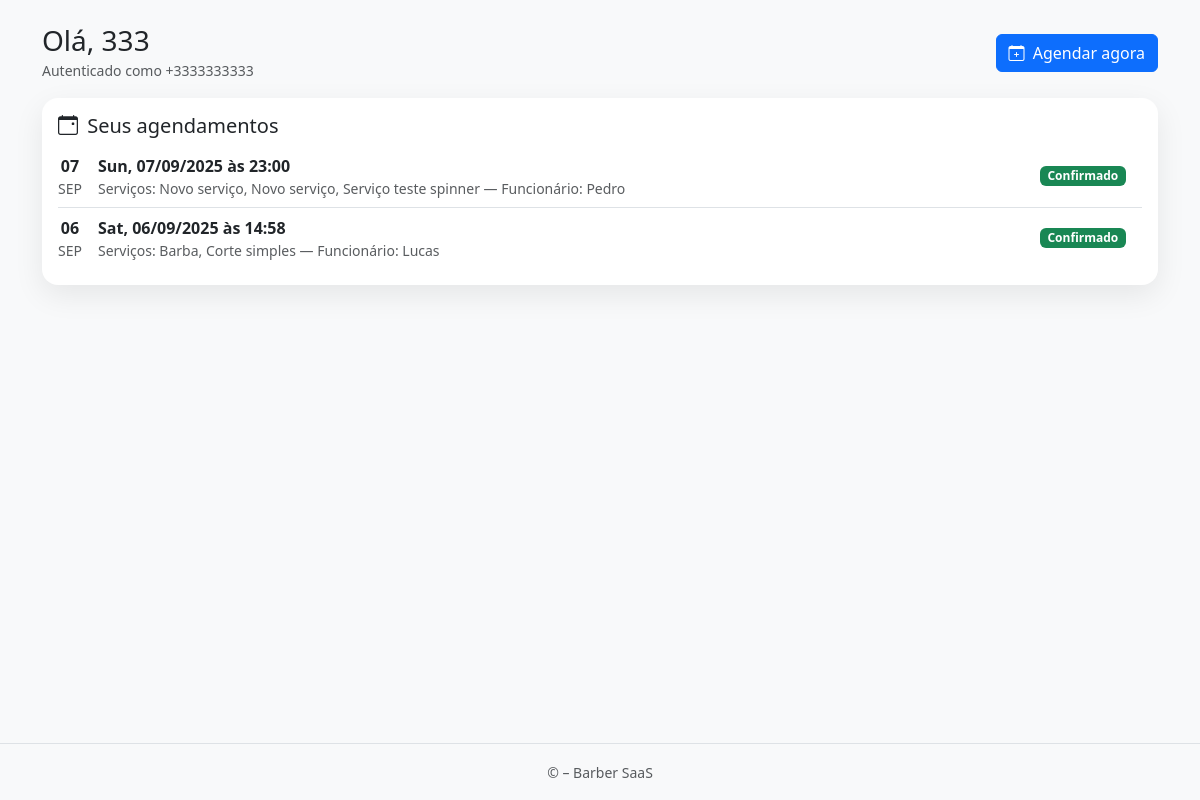
Page /client/dashboard/ (signed in) on the committed database.
### apps/accounts/models.py (models this page shows, shortened)
class User(AbstractUser):
    nome = models.CharField(max_length=120, blank=True, null=True)
    sobrenome = models.CharField(max_length=120, blank=True, null=True)
    grupo = models.SlugField(max_length=150, blank=True)  # << slug único para subdomínio
    email = models.EmailField(unique=True)
    is_owner = models.BooleanField(default=False)
    is_client = models.BooleanField(default=False)
    phone_regex = RegexValidator(r"^\+?\d{10,15}$", "Informe telefone no formato internacional, ex.: +5585...")
    phone = models.CharField(max_length=17, blank=True, null=True, validators=[phone_regex])
    full_name = models.CharField(max_length=120, blank=True, null=True)
    USERNAME_FIELD = "email"
    REQUIRED_FIELDS = []
    objects = UserManager()

### apps/appointments/models.py (models this page shows, shortened)
class Agendamento(models.Model):
    cliente = models.ForeignKey(
        settings.AUTH_USER_MODEL,
        on_delete=models.CASCADE,
        related_name="agendamentos"
    )
    loja = models.ForeignKey("cadastro.Loja", on_delete=models.CASCADE, related_name="agendamentos")
    funcionario = models.ForeignKey("cadastro.Funcionario", on_delete=models.CASCADE, related_name="agendamentos")
    servicos = models.ManyToManyField("cadastro.Servico", related_name="agendamentos")
    duracao_total_minutos = models.PositiveIntegerField(default=0)
    data = models.DateField()
    hora = models.TimeField()
    criado_em = models.DateTimeField(auto_now_add=True)
    confirmado = models.BooleanField(default=False)
    no_show = models.BooleanField(default=False)
    class FormaPagamento(models.TextChoices):
        PIX = "pix", "PIX"
        DEBITO = "debito", "Débito"
        DINHEIRO = "dinheiro", "Dinheiro"
        CREDITO = "credito", "Cartão de Crédito"
    valor_final = models.DecimalField(
        max_digits=10, decimal_places=2, null=True, blank=True
    )
    teve_desconto = models.BooleanField(default=False)
    forma_pagamento = models.CharField(
        max_length=20, choices=FormaPagamento.choices, blank=True, null=True
    )
    observacao = models.TextField(blank=True)
    finalizado_em = models.DateTimeField(blank=True, null=True)

### apps/cadastro/models.py (models this page shows, shortened)
class Servico(models.Model):
    loja = models.ForeignKey(Loja, on_delete=models.CASCADE, related_name='servicos')
    nome = models.CharField(max_length=160)
    slug = models.SlugField(max_length=180, blank=True)
    descricao = models.TextField(blank=True)
    duracao_minutos = models.PositiveSmallIntegerField(validators=[MinValueValidator(1)], default=30)
    preco = models.DecimalField(max_digits=10, decimal_places=2, validators=[MinValueValidator(0)])
    profissionais = models.ManyToManyField('Funcionario', related_name='servicos', blank=True)
    ativo = models.BooleanField(default=True)
    criado_em = models.DateTimeField(auto_now_add=True)
    atualizado_em = models.DateTimeField(auto_now=True)
    class Meta:
        verbose_name = "Serviço"
        verbose_name_plural = "Serviços"
        ordering = ("nome",)
        unique_together = (("loja", "slug"),)

class Funcionario(models.Model):
    class Cargo(models.TextChoices):
        BARBEIRO = 'barbeiro', 'Barbeiro'
        CABELEIREIRO = 'cabeleireiro', 'Cabeleireiro(a)'
        MANICURE = 'manicure', 'Manicure/Pedicure'
        ESTETICISTA = 'esteticista', 'Esteticista'
        SOMBRANCELHA = 'sobrancelha', 'Designer de Sobrancelha'
        RECEPCAO = 'recepcao', 'Recepção'
        OUTRO = 'outro', 'Outro'
    phone_regex = RegexValidator(
        r'^\+?\d{10,15}$',
        'Informe telefone no formato internacional, ex.: +5585...'
    )
    loja = models.ForeignKey('Loja', on_delete=models.CASCADE, related_name='funcionarios')
    nome = models.CharField(max_length=120)
    cargo = models.CharField(max_length=20, choices=Cargo.choices, default=Cargo.BARBEIRO)
    email = models.EmailField(blank=True, null=True)
    telefone = models.CharField(max_length=17, blank=True, null=True, validators=[phone_regex])
    slug = models.SlugField(max_length=160, blank=True)
    ativo = models.BooleanField(default=True)
    criado_em = models.DateTimeField(auto_now_add=True)
    atualizado_em = models.DateTimeField(auto_now=True)
    class Meta:
        verbose_name = 'Funcionário'
        verbose_name_plural = 'Funcionários'
        unique_together = (('loja', 'slug'),)
        ordering = ('nome',)

### apps/accounts/views.py (the view)
# urls.py: path('client/dashboard/', views.client_dashboard, name='client_dashboard'),
@login_required
def client_dashboard(request):
    loja = None
    shop_slug = (
        request.session.get('shop_slug')
        or request.GET.get('shop')
        or get_shop_slug_from_host(request)
    )
    if shop_slug:
        from apps.cadastro.models import Loja
        loja = Loja.objects.filter(slug=shop_slug, ativa=True).first()
    agendamentos = Agendamento.objects.filter(cliente=request.user)
    if loja:
        agendamentos = agendamentos.filter(loja=loja)
    agendamentos = agendamentos.select_related("funcionario", "loja").prefetch_related("servicos").order_by("-data", "-hora")
    return render(
        request,
        "accounts/client_dashboard.html",
        {
            "loja": loja,
            "agendamentos": agendamentos,
        }
    )

### apps/accounts/utils.py (called while the page is built)
def get_shop_slug_from_host(request: HttpRequest) -> Optional[str]:
    host = request.get_host().split(':')[0]
    parts = host.split('.')
    print(host, parts)
    if len(parts) >= 3 and parts[1] == 'client':
        return parts[0]
    return None

### apps/accounts/templates/accounts/client_dashboard.html (shortened to what this page needs)
{% extends "accounts/base_client.html" %}
{% block extra_head %}
  <link href="https://cdn.jsdelivr.net/npm/bootstrap-icons@1.11.3/font/bootstrap-icons.min.css" rel="stylesheet">
{% endblock %}
{% block content %}
  <div class="d-flex align-items-center justify-content-between mb-3">
    <div>
      <h3 class="mb-0">Olá, {{ request.user.full_name|default:"Cliente" }}</h3>
      <small class="text-muted">Autenticado como {{ request.user.phone }}</small>
    </div>
    <a href="{% url 'appointments:agendamento_start' %}" class="btn btn-primary">
      <i class="bi bi-calendar-plus me-1"></i> Agendar agora
    </a>
  </div>
  <div id="client-dashboard-fragment">
    {% include "accounts/partials/client_dashboard.html" %}
  </div>
{% endblock %}

### apps/accounts/templates/accounts/partials/client_dashboard.html (shortened to what this page needs)
<div class="card card-elev mb-3">
  <div class="card-body">
    <div class="d-flex align-items-center justify-content-between mb-2">
      <h5 class="mb-0"><i class="bi bi-calendar-event me-1"></i> Seus agendamentos</h5>
    </div>
    {% if agendamentos %}
      <div class="list-group list-group-flush">
        {% for a in agendamentos %}
          <div class="list-group-item px-0">
            <div class="d-flex flex-wrap align-items-center gap-3">
              <div class="d-flex align-items-center me-auto">
                <div class="me-3 text-center">
                  <div class="fw-bold">{{ a.data|date:"d" }}</div>
                  <div class="text-muted small text-uppercase">{{ a.data|date:"b" }}</div>
                </div>
                <div>
                  <div class="fw-semibold">
                    {{ a.data|date:"D" }}, {{ a.data|date:"d/m/Y" }} às {{ a.hora|time:"H:i" }}
                  </div>
                  <div class="text-muted small">
                    Serviços:
                    {% if a.servicos.all %}
                      {% for s in a.servicos.all %}
                        {{ s.nome }}{% if not forloop.last %}, {% endif %}
                      {% endfor %}
                    {% else %}—{% endif %}
                    {% if a.funcionario %}
                      — Funcionário: {{ a.funcionario.nome|default:"—" }}
                    {% endif %}
                  </div>
                </div>
              </div>
              {% with st=a.status|default:"confirmado" %}
              <span class="badge
                {% if st == 'confirmado' %} text-bg-success
                {% elif st == 'pendente' %} text-bg-warning
                {% elif st == 'cancelado' %} text-bg-secondary
                {% else %} text-bg-light border
                {% endif %}">
                {{ st|capfirst }}
              </span>
              {% endwith %}
            </div>
          </div>
        {% endfor %}
      </div>
    {% endif %}
  </div>
</div>

### apps/accounts/templates/accounts/client_dashboard.html (style rules this page uses)
.card-elev { border:0; border-radius:1rem; box-shadow:0 10px 30px rgba(0,0,0,.08); }

### rows in the picture
User: user.full_name "333", user.phone "+3333333333"
Agendamento: data "07", data "SEP", data "Sun", data "07/09/2025", hora "23:00", funcionario.nome "Pedro", value "Confirmado"
Servico: nome "Novo serviço"
Servico: nome "Novo serviço"
Servico: nome "Serviço teste spinner"
Agendamento: data "06", data "SEP", data "Sat", data "06/09/2025", hora "14:58", funcionario.nome "Lucas", value "Confirmado"
Servico: nome "Barba"
Servico: nome "Corte simples"
